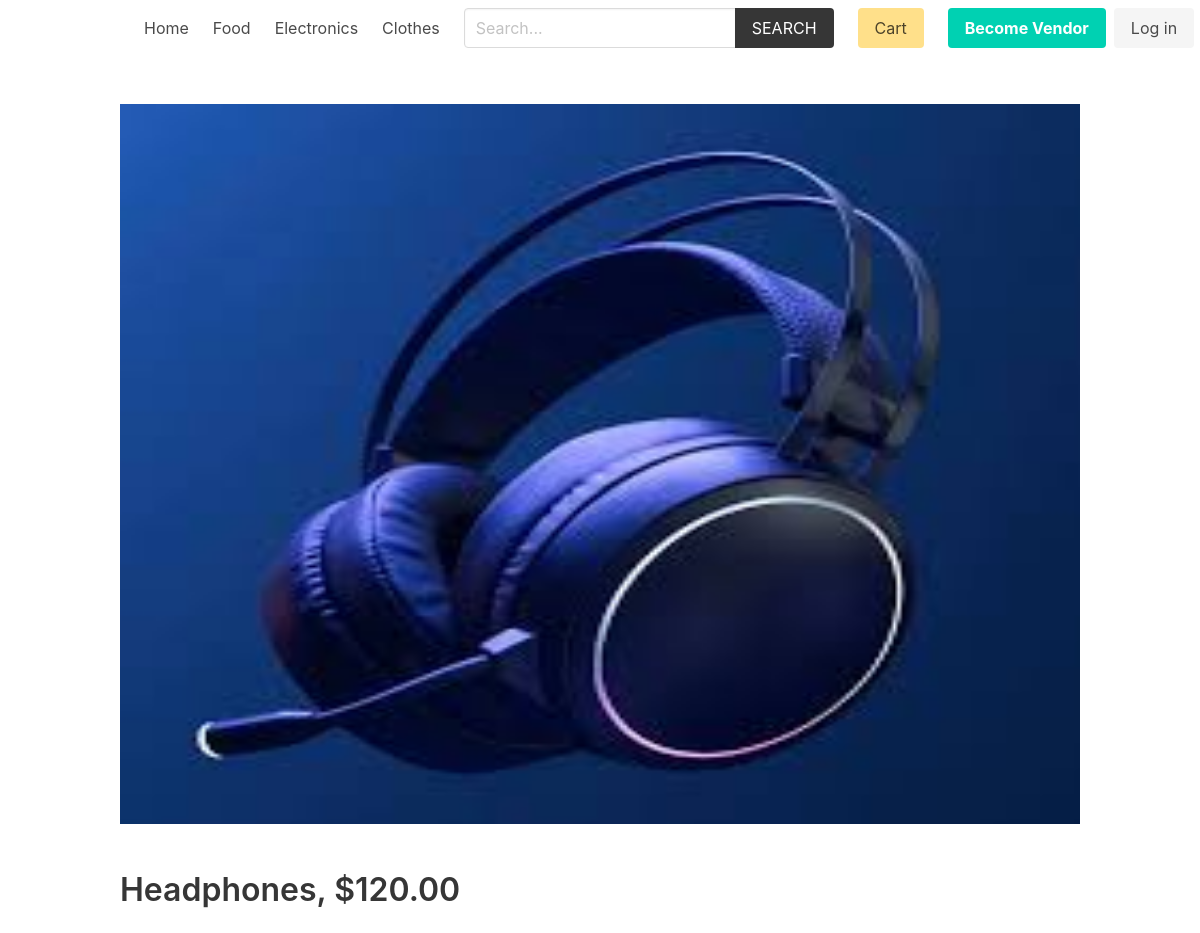
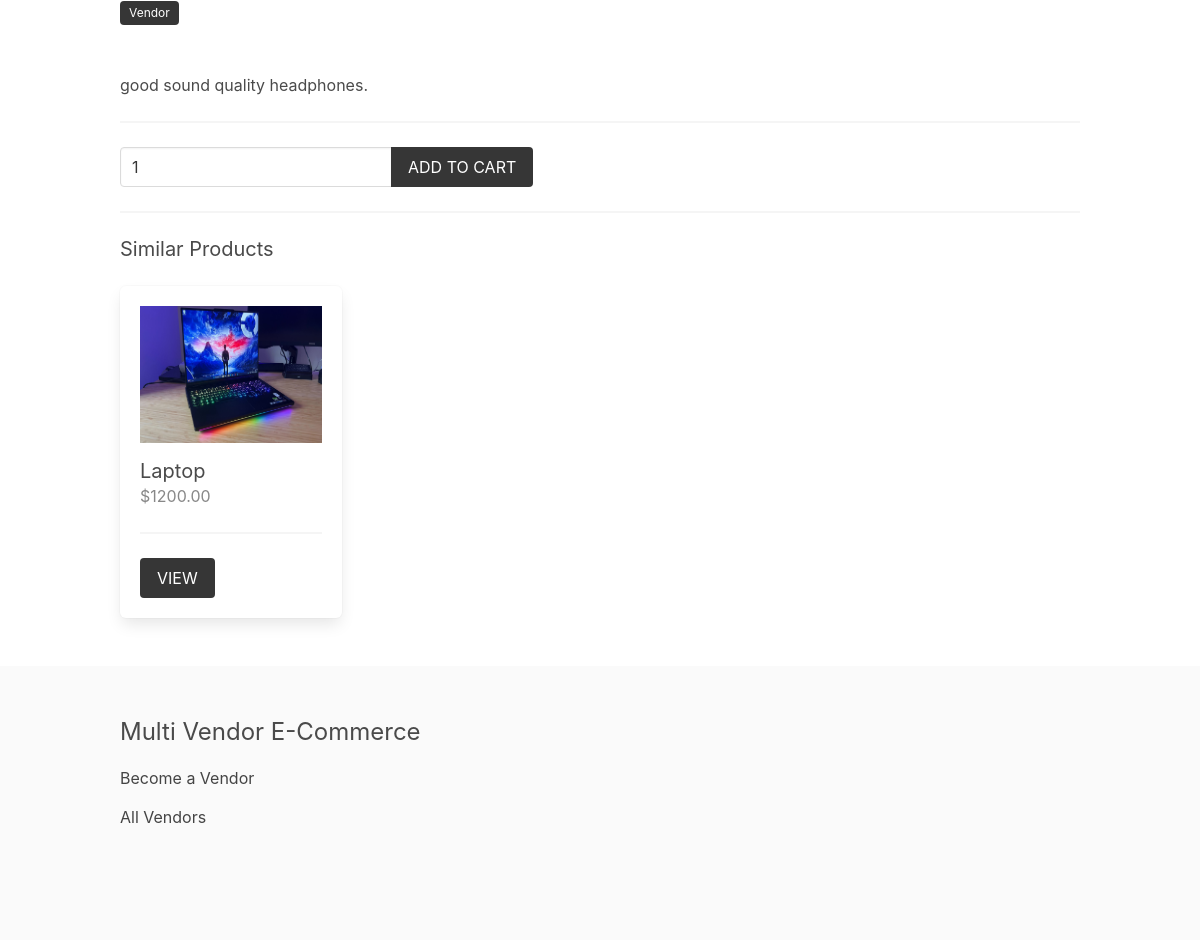
/product/electronics/headphones/, run on the app's committed database (2 pictures, top to bottom).
### product/models.py (models this page shows, shortened)
class Category(models.Model):
    title = models.CharField(max_length=50)
    slug = models.SlugField(max_length=55)
    ordering = models.IntegerField(default=0)
    class Meta:
        ordering = ['ordering']

class Product(models.Model):
    category = models.ForeignKey(Category, related_name='products', on_delete=models.CASCADE)
    vendor = models.ForeignKey(Vendor, related_name="products", on_delete=models.CASCADE)
    title = models.CharField(max_length=50)
    slug = models.SlugField(max_length=55)
    description = models.TextField(blank=True, null=True)
    price = models.DecimalField(max_digits=6, decimal_places=2)
    added_date = models.DateTimeField(auto_now_add=True)
    image = models.ImageField(upload_to='uploads/', blank=True, null=True)
    thumbnail = models.ImageField(upload_to='uploads/', blank=True, null=True) # Change uploads to thumbnails
    class Meta:
        ordering = ['-added_date']
    def get_thumbnail(self):
        if self.thumbnail:
            return self.thumbnail.url

### vendor/models.py (models this page shows, shortened)
class Vendor(models.Model):
    name = models.CharField(max_length=255)
    created_at = models.DateTimeField(auto_now_add=True)
    created_by = models.OneToOneField(User, related_name='vendor', on_delete=models.CASCADE)
    class Meta:
        ordering = ['name']

### product/views.py (the view)
# urls.py: path('<slug:category_slug>/<slug:product_slug>/', views.product, name="product"),
def product(request, category_slug, product_slug):
    cart = Cart(request)
    product = get_object_or_404(Product, category__slug=category_slug, slug=product_slug)
    if request.method == 'POST':
        form = AddToCartForm(request.POST)
        if form.is_valid():
            quantity = form.cleaned_data['quantity']
            cart.add(product_id=product.id, quantity=quantity, update_quantity=False)
            messages.success(request, "The product was added to the cart.")
            return redirect('product:product', category_slug=category_slug, product_slug=product_slug)
    else:
        form = AddToCartForm()
    similar_products = list(product.category.products.exclude(id=product.id))
    if len(similar_products) >= 4:
        similar_products = random.sample(similar_products, 4)
    context = {
        'product': product,
        'similar_products': similar_products,
        'form': form,
    }
    return render(request, 'product/product.html', context)

### product/forms.py
class AddToCartForm(forms.Form):
    quantity = forms.IntegerField()

### cart/cart.py (called while the page is built)
    def __len__(self):
        return sum(item['quantity'] for item in self.cart.values())

### cart/context_processors.py (called while the page is built)
def cart(request):
    return {'cart': Cart(request)}

### product/context_processors.py (called while the page is built)
def menu_categories(request):
    categories = Category.objects.all()
    return {'categories': categories}

### templates/product/product.html (shortened to what this page needs)
{% extends 'core/base.html' %}
{% block content %}
    {% if product.image %}
        <figure class="image is-4by3 mb-6">
            <img src="{{product.image.url}}" alt="{{product.title}}">
        </figure>
    {% endif %}
    <h1 class="title">{{product.title}}, ${{product.price}}</h1>
    <p class="mb-6">
        <span class="tag is-dark">{{ product.vendor.name }}</span>
    </p>
    <p>{{product.description}}</p>
    <hr>
    <form method="post" action="">
        <div class="field has-addons">
            <div class="control">
                <input type="number" name="quantity" value="1" class="input" min="1" id="">
            </div>
            <div class="control">
                <button class="button is-dark is-uppercase">Add to Cart</button>
            </div>
        </div>
    </form>
    {% if similar_products %}
        <hr>
        <div class="columns is-multiline">
            <div class="column is-12">
                <h2 class="subtitle">Similar Products</h2>
            </div>
            {% for product in similar_products %}
                {% include 'product/parts/list_item.html' %}
            {% endfor %}
        </div>
    {% endif %}
{% endblock content %}

### templates/core/base.html (shortened to what this page needs)
{% load static %}
<!DOCTYPE html>
<html lang="en">
<head>
    <link rel="stylesheet" href="https://cdn.jsdelivr.net/npm/bulma@0.9.2/css/bulma.min.css">
    <link rel="stylesheet" href="{% static 'css/main.css' %}">
</head>
<body>
    <div class="container">
        <nav class="navbar" role="navigation" aria-label="main navigation">
            <div class="navbar-brand">
                <a class="navbar-item" href="{% url 'core:home' %}">
                </a>
            </div>
            <div id="navbarBasicExample" class="navbar-menu">
                <div class="navbar-start">
                <a class="navbar-item" href="{% url 'core:home' %}">
                    Home
                </a>
                {% for category in categories %}
                    <a class="navbar-item" href="{% url 'product:category' category.slug %}">
                        {{category.title}}
                    </a>
                {% endfor %}
                </div>
                <div class="navbar-start">
                    <div class="navbar-item">
                        <form method="get" action="{% url 'product:search' %}">
                            <div class="field has-addons">
                                <div class="control">
                                    <input type="search" name="query" id="" class="input" placeholder="Search...">
                                </div>
                                <div class="control">
                                    <button class="button is-dark is-uppercase">Search</button>
                                </div>
                            </div>
                        </form>
                    </div>
                </div>
                <div class="navbar-end">
                <div class="navbar-item">
                    <a href="{% url 'cart:cart' %}" class="button is-warning">Cart {% if cart %}({{cart|length}}){% endif %}</a>
                </div>
                {% if request.user.is_authenticated %}
                <div class="navbar-item has-dropdown is-hoverable">
                    <a class="navbar-link is-capitalized">
                    {{user.vendor.name}}
                    </a>
                    <div class="navbar-dropdown">
                    <a class="navbar-item" href="{% url 'vendor:vendor-admin' %}">
                        Profile
                    </a>
                    <a class="navbar-item" href="{% url 'vendor:edit-vendor' %}">
                        Update Profile
                    </a>
                    <a class="navbar-item" href="{% url 'vendor:add-product' %}">
                        Add Product
                    </a>
                    <hr class="navbar-divider">
                    <a class="navbar-item" href="{% url 'vendor:logout' %}">
                        Logout
                    </a>
                    </div>
                </div>
                {% else %}
                <div class="navbar-item">
                    <div class="buttons">
                        <a class="button is-primary" href="{% url 'vendor:become-vendor' %}">
                            <strong>Become Vendor</strong>
                        </a>
                        <a class="button is-light" href="{% url 'vendor:login' %}">
                            Log in
                        </a>
                    </div>
                </div>
                {% endif %}
                </div>
            </div>
            </nav>
    </div>
    <section class="section">
        <div class="container">
            {% block content %}{% endblock content %}
        </div>
    </section>
    <footer class="footer">
        <div class="container">
            <h3 class="is-size-4 mb-4">Multi Vendor E-Commerce</h3>
            {% if request.user.is_authenticated %}
                <a href="{% url 'vendor:vendor-admin' %}">Vendor Admin</a>
            {% else %}
                <a href="{% url 'vendor:become-vendor' %}">Become a Vendor</a>
            {% endif %}
            <br>
            <a href="{% url 'vendor:vendors' %}">All Vendors</a>
        </div>
    </footer>
</body>
</html>

### templates/product/parts/list_item.html
<div class="column is-3 product-list-item">
                <div class="box">
                    <figure class="image is-4by3 mb-4">
                        <img src="{{ product.get_thumbnail }}" alt="{{product.title}}">
                    </figure>
                    <h2 class="subtitle">{{product.title}}</h2>
                    <h3 class="price is-size-6 mb-5">${{product.price}}</h3>
                    <hr>
                    <a href="{% url 'product:product' product.category.slug product.slug %}" class="button is-dark is-uppercase">View</a>
                </div>
            </div>

### core/static/css/main.css (style rules this page uses)
.footer a { margin-bottom: 15px; display: inline-block; color: #444; }
.product-list-item .box .subtitle { margin-bottom: 0; }
.product-list-item .box .price { color: #888; }

### data on the page
Category: title "Food"
Category: title "Electronics"
Category: title "Clothes"
Product: image (picture), title "Headphones", price "120.00", vendor.name "Vendor", description "good sound quality headphones."
Product: get_thumbnail (picture), title "Laptop", price "1200.00"
